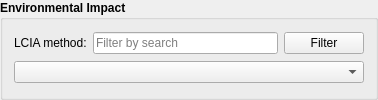
             <widget class="QGroupBox" name="groupBox_16">
              <property name="font">
               <font>
                <weight>75</weight>
                <bold>true</bold>
                <kerning>true</kerning>
               </font>
              </property>
              <property name="title">
               <string>Environmental Impact</string>
              </property>
              <layout class="QGridLayout" name="gridLayout_95">
               <item row="0" column="0">
                <widget class="QLabel" name="label_74">
                 <property name="font">
                  <font>
                   <weight>50</weight>
                   <bold>false</bold>
                   <kerning>true</kerning>
                  </font>
                 </property>
                 <property name="text">
                  <string>LCIA method:</string>
                 </property>
                </widget>
               </item>
               <item row="1" column="0" colspan="3">
                <widget class="QComboBox" name="Opt_method">
                 <property name="sizePolicy">
                  <sizepolicy hsizetype="Preferred" vsizetype="Fixed">
                   <horstretch>0</horstretch>
                   <verstretch>0</verstretch>
                  </sizepolicy>
                 </property>
                 <property name="minimumSize">
                  <size>
                   <width>350</width>
                   <height>0</height>
                  </size>
                 </property>
                 <property name="font">
                  <font>
                   <weight>50</weight>
                   <bold>false</bold>
                   <kerning>true</kerning>
                  </font>
                 </property>
                </widget>
               </item>
               <item row="0" column="1">
                <widget class="QLineEdit" name="Opt_Filter_keyword">
                 <property name="sizePolicy">
                  <sizepolicy hsizetype="Expanding" vsizetype="Preferred">
                   <horstretch>0</horstretch>
                   <verstretch>0</verstretch>
                  </sizepolicy>
                 </property>
                 <property name="font">
                  <font>
                   <weight>50</weight>
                   <bold>false</bold>
                   <kerning>true</kerning>
                  </font>
                 </property>
                 <property name="placeholderText">
                  <string>Filter by search</string>
                 </property>
                </widget>
               </item>
               <item row="0" column="2">
                <widget class="QPushButton" name="Opt_Filter_method">
                 <property name="sizePolicy">
                  <sizepolicy hsizetype="Preferred" vsizetype="Fixed">
                   <horstretch>0</horstretch>
                   <verstretch>0</verstretch>
                  </sizepolicy>
                 </property>
                 <property name="font">
                  <font>
                   <weight>50</weight>
                   <bold>false</bold>
                   <kerning>true</kerning>
                  </font>
                 </property>
                 <property name="text">
                  <string>Filter</string>
                 </property>
                 <property name="icon">
                  <iconset resource="PyWOLF_Resource.qrc">
                   <normaloff>:/ICONS/PySWOLF_ICONS/Filter.png</normaloff>:/ICONS/PySWOLF_ICONS/Filter.png</iconset>
                 </property>
                </widget>
               </item>
              </layout>
             </widget>
